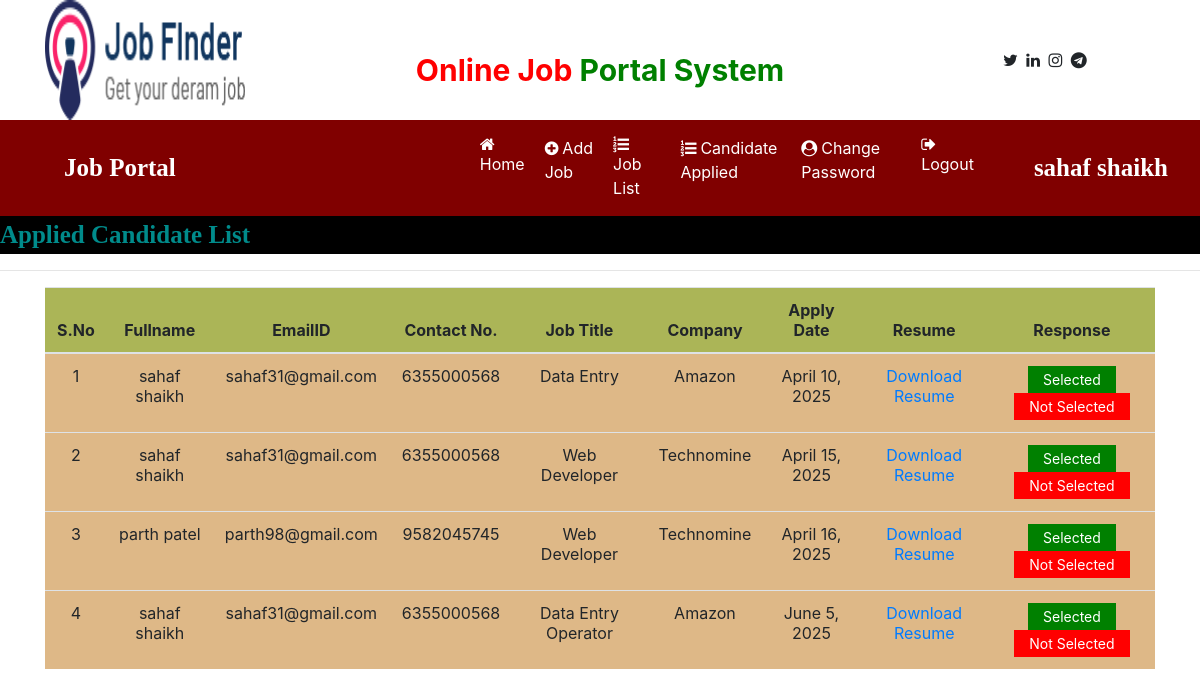
/applied_candidatelist (signed in), run on the app's committed database.
### job/models.py (models this page shows, shortened)
class Apply(models.Model):
    job = models.ForeignKey(Job,on_delete=models.CASCADE)
    student = models.ForeignKey(StudentUser,on_delete=models.CASCADE)
    resume = models.FileField(null=True)
    applydate = models.DateField()

class StudentUser(models.Model):
    user = models.ForeignKey(User,on_delete=models.CASCADE)
    mobile = models.CharField(max_length=15,null=True)
    image = models.FileField(null=True)
    gender = models.CharField(max_length=15,null=True)
    type = models.CharField(max_length=15,null=True)

class Job(models.Model):
    employee = models.ForeignKey(Employee,on_delete=models.CASCADE)
    start_date = models.DateField()
    end_date = models.DateField()
    title = models.CharField(max_length=100)
    salary = models.FloatField(max_length=20)
    image = models.FileField()
    description = models.CharField(max_length=300)
    experience = models.CharField(max_length=50)
    location = models.CharField(max_length=100)
    skills = models.CharField(max_length=100)
    creationdate = models.DateField()

class Employee(models.Model):
    user = models.ForeignKey(User,on_delete=models.CASCADE)
    mobile = models.CharField(max_length=15,null=True)
    image = models.FileField(null=True)
    gender = models.CharField(max_length=10,null=True)
    company = models.CharField(max_length=100, null=True)
    type = models.CharField(max_length=15,null=True)
    status = models.CharField(max_length=20,null=True)

### job/views.py (the view)
# urls.py: path('applied_candidatelist', applied_candidatelist, name="applied_candidatelist"),
def applied_candidatelist(request):
    if not request.user.is_authenticated:
        return redirect('employee_login')
    data = Apply.objects.all()
    d = {'data':data}
    return render(request,'applied_candidatelist.html',d)

### job/templates/applied_candidatelist.html (shortened to what this page needs)
{% load static %}
{% block body %}
{% include 'employee_navigation.html' %}
<marquee style="font-family: 'monotype corsiva'; font-size: 25px; color: darkcyan; background-color: black; font-weight: bold; margin-top: 0%">
    Applied Candidate List
</marquee>
<hr>
<div class="container">
    <table class="table table-hover" id="example">
        <thead>
            <tr style="background-color:#ABB557">
                <th>S.No</th>
                <th>Fullname</th>
                <th>EmailID</th>
                <th>Contact No.</th>
                <th>Job Title</th>
                <th>Company</th>
                <th>Apply Date</th>
                <th>Resume</th>
                <th>Response</th>
            </tr>
        </thead>
        <tbody>
            {% for i in data %}
                <tr style="background-color:#DEB887" id="row-{{ i.id }}">
                    <td>{{ forloop.counter }}</td>
                    <td>{{ i.student.user.first_name }} {{ i.student.user.last_name }}</td>
                    <td>{{ i.student.user.username }}</td>
                    <td>{{ i.student.mobile }}</td>
                    <td>{{ i.job.title }}</td>
                    <td>{{ i.job.employee.company }}</td>
                    <td>{{ i.applydate }}</td>
                    <td><a href="{{ i.resume.url }}">Download Resume</a></td>
                    <td id="response-{{ i.id }}">
                        <button class="button selected-btn" onclick="updateResponse('{{ i.id }}', 'Selected', '{{ i.student.user.first_name }}', '{{ i.student.user.last_name }}', '{{ i.student.user.username }}', '{{ i.student.mobile }}', '{{ i.job.title }}')">Selected</button>
                        <button class="button not-selected-btn" onclick="updateResponse('{{ i.id }}', 'Not Selected', '{{ i.student.user.first_name }}', '{{ i.student.user.last_name }}', '{{ i.student.user.username }}', '{{ i.student.mobile }}', '{{ i.job.title }}')">Not Selected</button>
                    </td>
                </tr>
            {% endfor %}
        </tbody>
    </table>
</div>
{% endblock %}

### job/templates/employee_navigation.html (shortened to what this page needs)
<html>
<head>
    {% load static %}
  <link rel="stylesheet" href="https://cdn.jsdelivr.net/npm/bootstrap@4.6.2/dist/css/bootstrap.min.css">
 <link rel="stylesheet" href="https://cdnjs.cloudflare.com/ajax/libs/font-awesome/4.7.0/css/font-awesome.min.css">
</head>
<body>
<div class="container">
    <div class="row">
        <div class="col-sm-3">
            <img src="{% static 'images/logo.png' %}" style="width:200px; height:120px">
        </div>
        <div class="col-sm-6 mt-5 text-center">
            <span style ="font-weight : bold ; font-size : 30px ">
                <span style="color : red">Online Job</span>
                <span style="color : green">Portal System</span>
            </span>
        </div>
        <div class="col-sm-3 mt-5" style = "padding-left : 10%">
            <span style="font-weight:bold font-size : 30px">
                <span><i class="fa fa-twitter pl-1"></i></span>
                <span><i class="fa fa-linkedin pl-1"></i></span>
                <span><i class="fa fa-instagram pl-1"></i></span>
                <span><i class="fa fa-telegram pl-1"></i></span>
            </span>
        </div>
    </div>
</div>
<nav class="navbar navbar-expand-sm" style="background-color : maroon">
    <a class="navbar-brand text-white pl-5 font-weight-bold" style="font-family:'Monotype Corsiva'; font-size:25px">Job Portal</a>
    <ul class="navbar-nav">
        <li class="nav-item">
        <a class="nav-link" href="{% url 'employee_home' %}" style="margin-left:280px"><i class="fa fa-home mr-1"></i>Home</a>
        </li>
         <li class="nav-item">
        <a class="nav-link" href="{% url 'add_job' %}"><i class="fa fa-plus-circle mr-1"></i>Add Job</a>
        </li>
        <li class="nav-item">
        <a class="nav-link" href="{% url 'job_list' %}"><i class="fa fa-list-ol mr-1"></i>Job List</a>
        </li>
        <li class="nav-item">
        <a class="nav-link" href="{% url 'applied_candidatelist' %}"><i class="fa fa-list-ol mr-1"></i>Candidate Applied</a>
        </li>
        <li class="nav-item">
        <a class="nav-link" href="{% url 'change_passwordemployee' %}"><i class="fa fa-user-circle mr-1"></i>Change Password</a>
        </li>
        <li class="nav-item">
            <a class="nav-link" href="{% url 'Logout' %}"><i class="fa fa-sign-out mr-1"></i>Logout</a>
        </li>
    </ul>
    <a class="navbar-brand text-white pl-5 font-weight-bold" style="font-family:'Monotype Corsiva'; font-size:25px">{{request.user.first_name}} {{request.user.last_name}}</a>
</nav>
</body>
</html>

### job/templates/employee_navigation.html (style rules this page uses)
.nav-link { color : white; margin-right : 4px; }

### job/templates/applied_candidatelist.html (style rules this page uses)
tr { text-align: center; }
.button { padding: 5px 15px; border: none; cursor: pointer; font-size: 14px; }
.selected-btn { background-color: green; color: white; }
.not-selected-btn { background-color: red; color: white; }

### data on the page
Apply: student.user.first_name "sahaf", student.user.last_name "shaikh", student.user.username "sahaf31@gmail.com", student.mobile "6355000568", job "Data Entry", job.employee.company "Amazon", applydate "April 10, 2025"
Apply: student.user.first_name "sahaf", student.user.last_name "shaikh", student.user.username "sahaf31@gmail.com", student.mobile "6355000568", job "Web Developer", job.employee.company "Technomine", applydate "April 15, 2025"
Apply: student.user.first_name "parth", student.user.last_name "patel", student.user.username "parth98@gmail.com", student.mobile "9582045745", job "Web Developer", job.employee.company "Technomine", applydate "April 16, 2025"
Apply: student.user.first_name "sahaf", student.user.last_name "shaikh", student.user.username "sahaf31@gmail.com", student.mobile "6355000568", job "Data Entry Operator", job.employee.company "Amazon", applydate "June 5, 2025"

### other printed values
{{ request.user.first_name }} "sahaf"
{{ request.user.last_name }} "shaikh"
